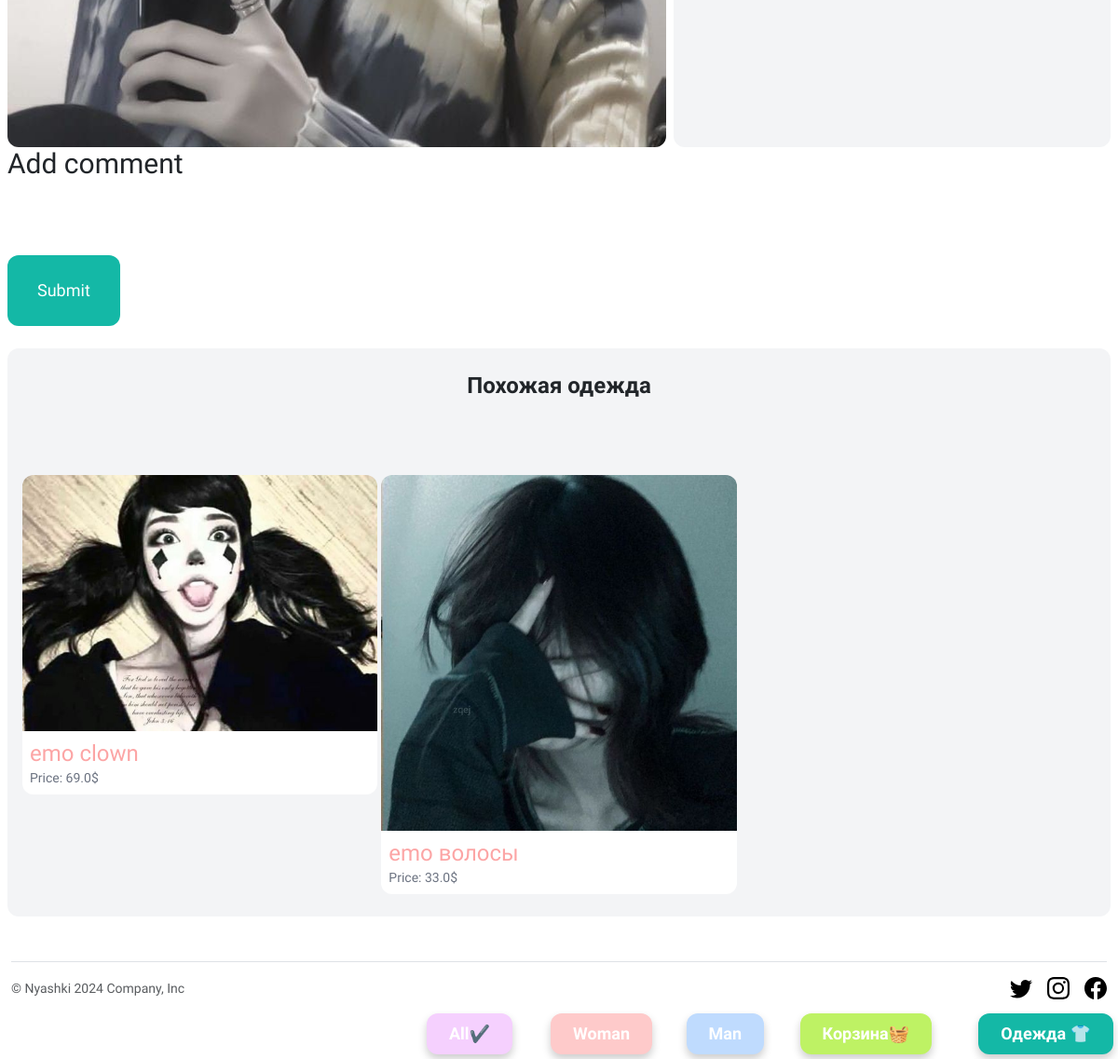
Page /items/12 (lower part) on the earlier database version.
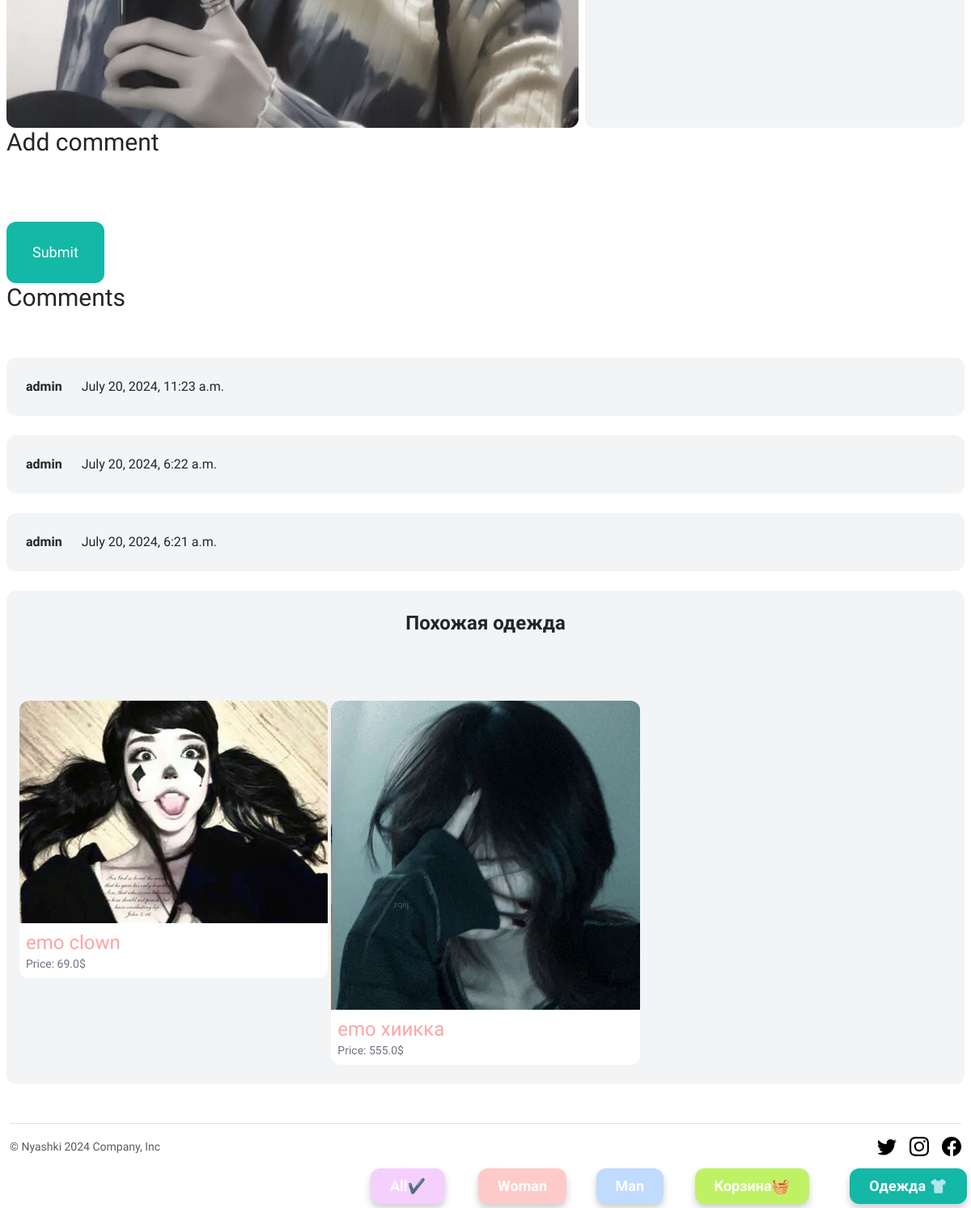
Same page on the later database version.
### item/models.py (models this page shows, shortened)
class Item(models.Model):
    category = models.ForeignKey(Category, related_name='items', on_delete=models.CASCADE)
    name = models.CharField(max_length=255)
    description = models.TextField(blank=True, null=True)
    price = models.FloatField()
    image = models.ImageField(upload_to='item_images', blank=True, null=True)
    is_sold = models.BooleanField(default=False)
    created_at = models.DateTimeField(auto_now_add=True)
    users = models.ManyToManyField(User, related_name='items', blank=True)
    gender = models.CharField(max_length=1, choices=gender_choice)
    comments = models.ManyToManyField(Comment)

class Comment(models.Model):
    user = models.ForeignKey(User, related_name='comments', on_delete=models.CASCADE)
    description = models.TextField()
    created_at = models.DateTimeField()
    class Meta:
        ordering = ('-created_at',)

### item/views.py (the view, shortened to what this page needs)
# urls.py: path('<int:pk>', views.detail, name='detail'),
def detail(request, pk, operation=None, form=None, pk_comment=None, form_edit=None, op=None):
    item = get_object_or_404(Item, pk=pk)
    related_items = Item.objects.filter(category=item.category, is_sold=False).exclude(pk=pk)
    gender = ''
    if "gender" not in request.session:
        gender = 'ALL'
    else:
        gender = request.session["gender"]
    if gender != 'ALL':
        related_items = related_items.filter(gender=gender)
    return render(request, 'item/detail.html', {
            'item': item,
            'related_items': related_items,
            'gender': gender
    })

### item/templates/item/detail.html (shortened to what this page needs)
{% extends 'core/base.html' %}
{% block static %}
<link rel="stylesheet" href="static/item/css/mdb.min.css" />
{% endblock %}
{% block content %}
<a href="{% url 'core:index'%}" class="fixed-link inline-block md:mt-6 md:px-6 md:py-3 py-2 px-4 md:text-lg text-md font-semibold bg-teal-500 text-white rounded-xl">Одежда 👕</a>
<a href="{% url 'item:basket' %}" class="fixed-link2 inline-block md:mt-6 md:px-6 md:py-3 py-2 px-4 md:text-lg text-md font-semibold bg-lime-300 text-white rounded-xl">Корзина🧺
</a>
{% if gender == 'ALL' %}
<a href="{% url 'item:gender_detail' 'ALL' item.id %}" class="fixed-link5 inline-block md:mt-6 md:px-6 md:py-3 py-2 px-4 md:text-lg text-md font-semibold bg-fuchsia-200 text-white rounded-xl">All✔️</a>
{% else %}
<a href="{% url 'item:gender_detail' 'ALL' item.id %}" class="fixed-link5 inline-block md:mt-6 md:px-6 md:py-3 py-2 px-4 md:text-lg text-md font-semibold bg-fuchsia-200 text-white rounded-xl">All</a>
{% endif %}
{% if gender == 'W' %}
<a href="{% url 'item:gender_detail' 'W' item.id%}" class="fixed-link4 inline-block md:mt-6 md:px-6 md:py-3 py-2 px-4 md:text-lg text-md font-semibold bg-red-200 text-white rounded-xl">Woman✔️</a>
{% else %}
<a href="{% url 'item:gender_detail' 'W' item.id %}" class="fixed-link4 inline-block md:mt-6 md:px-6 md:py-3 py-2 px-4 md:text-lg text-md font-semibold bg-red-200 text-white rounded-xl">Woman</a>
{% endif %}
{% if gender == 'M' %}
<a href="{% url 'item:gender_detail' 'M' item.id %}" class="fixed-link3 inline-block md:mt-6 md:px-6 md:py-3 py-2 px-4 md:text-lg text-md font-semibold bg-blue-200 text-white rounded-xl">Man✔️</a>
{% else %}
<a href="{% url 'item:gender_detail' 'M' item.id %}" class="fixed-link3 inline-block md:mt-6 md:px-6 md:py-3 py-2 px-4 md:text-lg text-md font-semibold bg-blue-200 text-white rounded-xl">Man</a>
{% endif %}
<div class="grid grid-cols-5 md:gap-6 gap-2">
    <div class="col-span-3">
        <img src="{{ item.image.url }}" class="rounded-xl">
    </div>
    <div class="col-span-2 px-2 py-4 lg:px-12 lg:py-24 bg-gray-100 rounded-xl">
    </div>
</div>
<h1 class="mb-6 text-3xl">Add comment</h1>
<form method="post" action="{% url 'item:new_comment'  item.id %}" enctype="multipart/form-data">
    <button class="mt-6 py-4 px-8 text-lg bg-teal-500 hover:bg-teal-700 rounded-xl text-white">Submit</button>
</form>
{% if item.comments.all %}
<h1 class="mb-6 text-3xl">Comments</h1>
<div class="space-y-6">
{% for comment in item.comments.all %}
    {%if op %}
    <div id="{{op}}" class="p-6 flex {% if request.user == comment.user %} bg-sky-100 {% else %} bg-gray-100 {% endif %} rounded-xl">
    {%else%}
    <div class="p-6 flex {% if request.user == comment.user %} bg-sky-100 {% else %} bg-gray-100 {% endif %} rounded-xl">
    {%endif%}
        <div class="pr-6">
            <strong>{{comment.user.username}}</strong>
        </div>
        <div>
            {{ comment.created_at }}
        </div>
    </div>
{% endfor %}
</div>
{%endif%}
<div class="md:mt-6 mt-4 px-3 md:px-6 md:py-12 py-4 bg-gray-100 rounded-xl">
    <h2 class="md:mb-12 mb-8 text-2xl text-center font-semibold">Похожая одежда</h2>
    <div class="grid grid-cols-3 gap-1">
        {% for item in related_items %}
            <div>
                <a href="{% url 'item:detail' item.id %}">
                    {% if item.image.url %}
                    <img src="{{ item.image.url }}" class="rounded-t-xl">
                    {% endif %}
                    <div class="md:p-6 p-2 bg-white rounded-b-xl">
                        {% if item.gender == 'M'%}
                                <h2 class="md:text-2xl text-sm text-blue-300">{{ item.name }}
                                {% else %}
                                <h2 class="md:text-2xl text-sm text-red-300">{{ item.name }}
                        {% endif %}
                        <p class="text-gray-500 text-sm"">Price: {{ item.price }}$</p>
                    </div>
                </a>
            </div>
        {% endfor %}
    </div>
</div>
{% endblock %}

Differences in the rows shown:
added Comment: user.username "admin", created_at "July 20, 2024, 11:23 a.m."
added Comment: user.username "admin", created_at "July 20, 2024, 6:22 a.m."
added Comment: user.username "admin", created_at "July 20, 2024, 6:21 a.m."
changed Item: name "emo волосы" → "emo хиикка"; price "33.0" → "555.0"
Other differences:
text now shown: "Comments"
